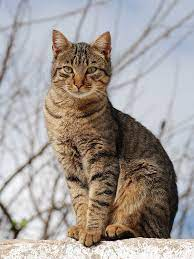
%> input picture Tutorials/Tut7/download.jpeg, 194 x 259 px
$ octave untitled.m   (GNU Octave 9; MATLAB toolbox functions it lacks are replaced by stand-ins)
%> lines starting %> are read from the running program, lines starting %| are printed output that depends on the picture
cat = imread("download.jpeg");
%> cat is the input picture: size 259x194x3 uint8; mean R, G, B 162.4, 155.4, 151.5

% incv = 255 - cat;
% imshow(cat);
hsv = rgb2hsv(cat);
%> hsv: size 259x194x3 double; mean H, S, V 0.351, 0.201, 0.665
hsv(:, :, 2) = 1;
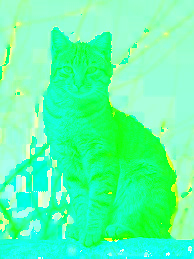
%> hsv: size 259x194x3 double; mean R, G, B 0.351, 1, 0.665
hsv(:, :, 3) = 1;
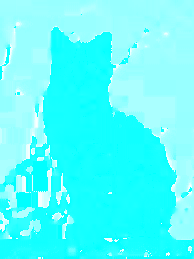
%> hsv: size 259x194x3 double; mean R, G, B 0.351, 1, 1
imshowpair(hsv2rgb(hsv), cat, "montage");
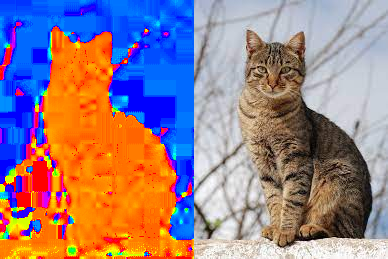
%> displayed picture: size 259x388x3, on the screen's scale of 0 to 255; mean R, G, B 151.2, 126.1, 135.5

% [7 lines of commented-out code are left out]

p1 = [3, 96/2];
p2 = [100-3, 96/2];
p3 = [50, 100-3];
a1 = 96 * 6;
a2 = a1;
a3 = 100 * 6;
pc = (p1 * a1 + p2 * a2 + p3 * a3) / (a1 + a2 + a3)
